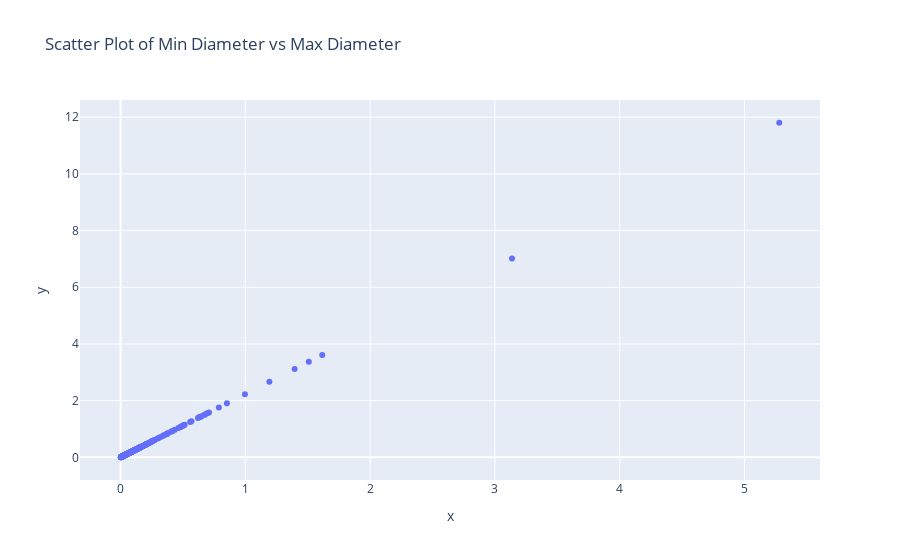
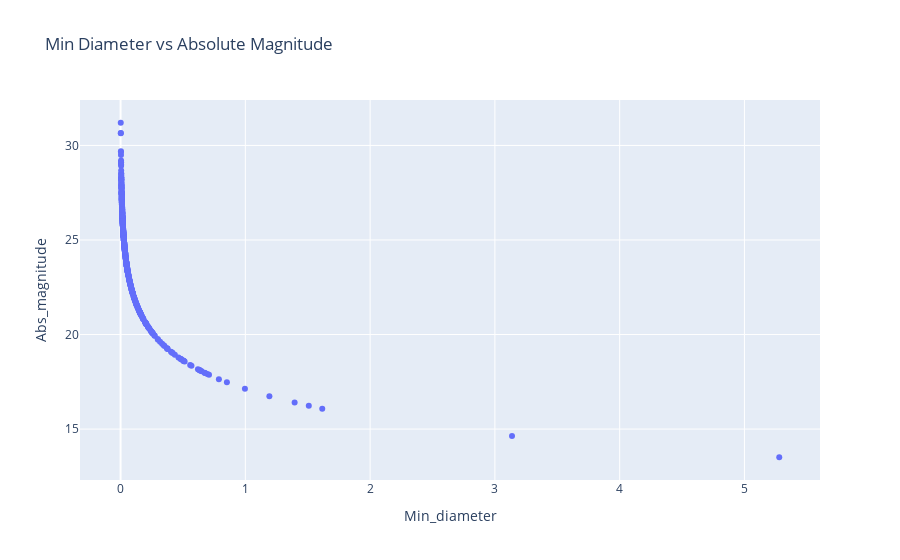
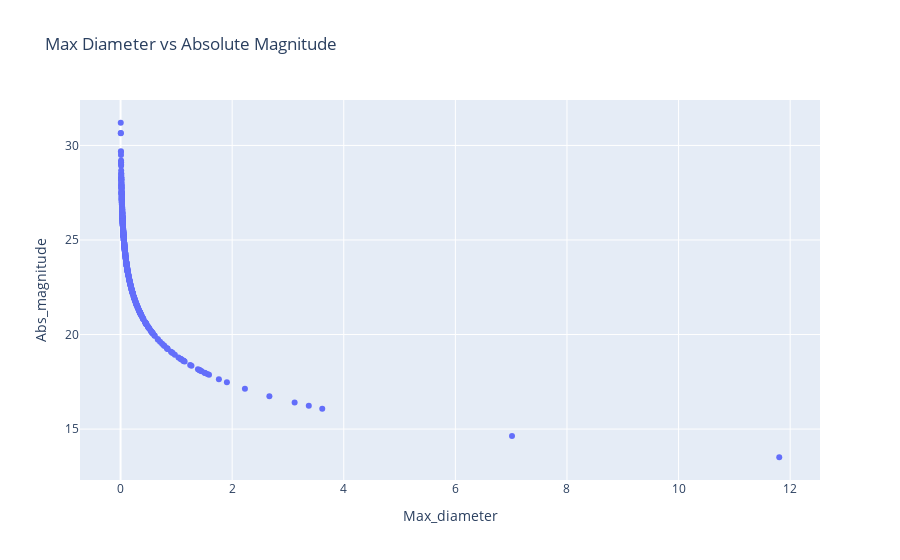

Notebook code cell kept with these figures, in order:
### Markdown cell above
### Identify the outliers and handle them

### Code cell
import plotly.express as px

fig1 = px.scatter(x=df['Min_diameter'], y=df['Max_diameter'], title='Scatter Plot of Min Diameter vs Max Diameter')
fig1.show()

fig2 = px.scatter(df, x='Min_diameter', y='Abs_magnitude', title='Min Diameter vs Absolute Magnitude')
fig2.show()


fig3 = px.scatter(df, x='Max_diameter', y='Abs_magnitude', title='Max Diameter vs Absolute Magnitude')
fig3.show()

### Figure 1 — Plotly figure (JSON) as saved in the notebook; plotly's stock layout.template omitted (floating-point values rounded to 4 significant figures; data arrays with more than 128 entries replaced by an {"elided": "..."} marker saying what was removed)
{"data": [{"hovertemplate": "x=%{x}<br>y=%{y}<extra></extra>", "legendgroup": "", "marker": {"color": "#636efa", "symbol": "circle"}, "mode": "markers", "name": "", "orientation": "v", "showlegend": false, "type": "scatter", "x": {"elided": "478 float values"}, "xaxis": "x", "y": {"elided": "478 float values"}, "yaxis": "y"}], "layout": {"legend": {"tracegroupgap": 0}, "title": {"text": "Scatter Plot of Min Diameter vs Max Diameter"}, "xaxis": {"anchor": "y", "domain": [0, 1], "title": {"text": "x"}}, "yaxis": {"anchor": "x", "domain": [0, 1], "title": {"text": "y"}}}}

### Figure 2 — Plotly figure (JSON) as saved in the notebook; plotly's stock layout.template omitted (floating-point values rounded to 4 significant figures; data arrays with more than 128 entries replaced by an {"elided": "..."} marker saying what was removed)
{"data": [{"hovertemplate": "Min_diameter=%{x}<br>Abs_magnitude=%{y}<extra></extra>", "legendgroup": "", "marker": {"color": "#636efa", "symbol": "circle"}, "mode": "markers", "name": "", "orientation": "v", "showlegend": false, "type": "scatter", "x": {"elided": "478 float values"}, "xaxis": "x", "y": {"elided": "478 float values"}, "yaxis": "y"}], "layout": {"legend": {"tracegroupgap": 0}, "title": {"text": "Min Diameter vs Absolute Magnitude"}, "xaxis": {"anchor": "y", "domain": [0, 1], "title": {"text": "Min_diameter"}}, "yaxis": {"anchor": "x", "domain": [0, 1], "title": {"text": "Abs_magnitude"}}}}

### Figure 3 — Plotly figure (JSON) as saved in the notebook; plotly's stock layout.template omitted (floating-point values rounded to 4 significant figures; data arrays with more than 128 entries replaced by an {"elided": "..."} marker saying what was removed)
{"data": [{"hovertemplate": "Max_diameter=%{x}<br>Abs_magnitude=%{y}<extra></extra>", "legendgroup": "", "marker": {"color": "#636efa", "symbol": "circle"}, "mode": "markers", "name": "", "orientation": "v", "showlegend": false, "type": "scatter", "x": {"elided": "478 float values"}, "xaxis": "x", "y": {"elided": "478 float values"}, "yaxis": "y"}], "layout": {"legend": {"tracegroupgap": 0}, "title": {"text": "Max Diameter vs Absolute Magnitude"}, "xaxis": {"anchor": "y", "domain": [0, 1], "title": {"text": "Max_diameter"}}, "yaxis": {"anchor": "x", "domain": [0, 1], "title": {"text": "Abs_magnitude"}}}}
